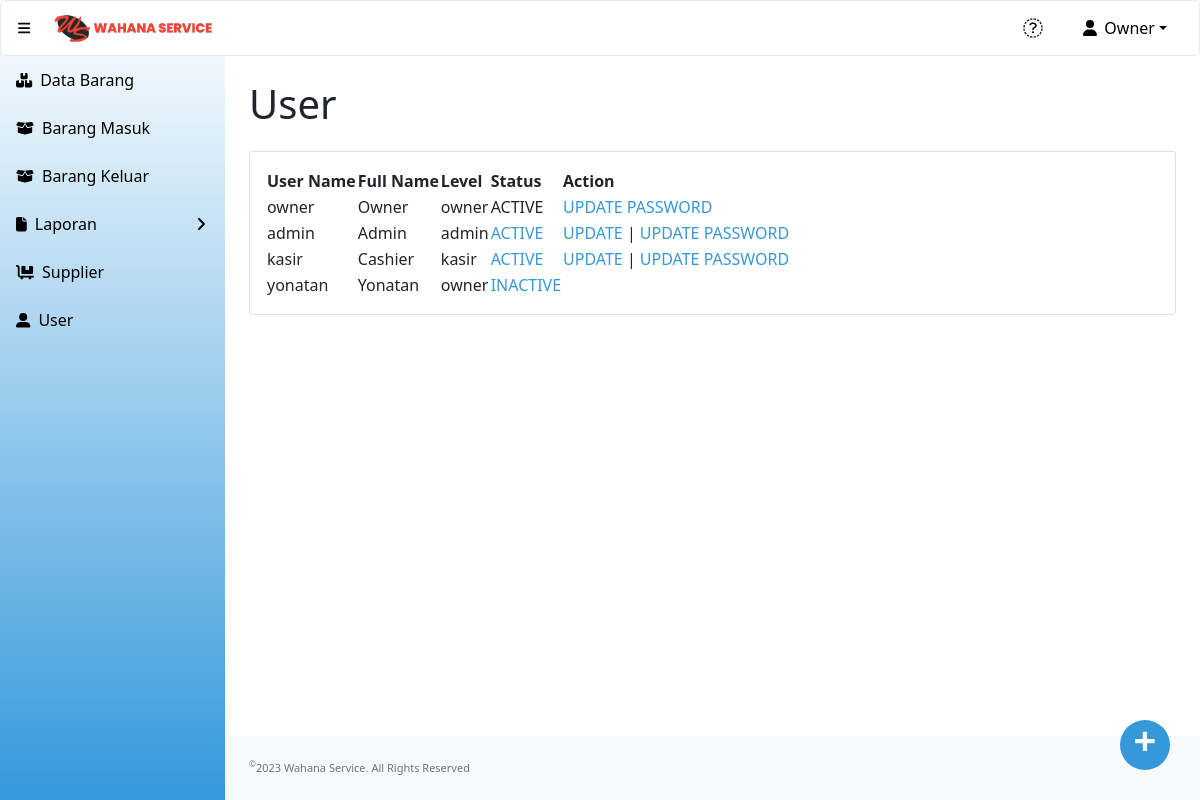
The page /user.php (signed in) on the database its author committed.
### tables this page shows
CREATE TABLE `user` (
  `id` int(11) NOT NULL,
  `username` varchar(50) NOT NULL,
  `password` text NOT NULL,
  `fullname` varchar(50) NOT NULL,
  `level` enum('owner','admin','kasir','INACTIVE') NOT NULL,
  `status_akun` enum('0','1') NOT NULL
);

### user.php (the view, shortened to what this page needs)
<?php
include "conn.php";
?>
<!DOCTYPE html>
<html lang="en">
    <head>
        <link href="https://cdn.jsdelivr.net/npm/simple-datatables@latest/dist/style.css" rel="stylesheet" />
        <link href="css/styles.css" rel="stylesheet" />
    </head>
    <body class="sb-nav-fixed">
    <?php include "head.php"; ?>
        <div id="layoutSidenav">
        <?php include "menu.php"; ?>
            </div>
            <div id="layoutSidenav_content">
                <main>
                    <div class="container-fluid px-4">
                        <h1 class="mt-4" style="padding-bottom:15px";>User</h1>
                        <div class="card mb-4">
                            <div class="card-body">
                                <div class="table-responsive">
                                    <table id="datatablesSimple">
                                        <thead>
                                            <tr>
                                                <th>User Name</th>
                                                <th>Full Name</th>
                                                <th>Level</th>
                                                <th>Status</th>
                                                <th>Action</th>
                                            </tr>
                                        </thead>
                                        <tbody>
                                            <?php
                                                $sSQL="select * from user order by (status_akun) ASC";
                                                $result=mysqli_query($koneksi, $sSQL);
                                                if (mysqli_num_rows($result) > 0)
                                                {
                                                    while ($row=mysqli_fetch_assoc($result))
                                                    {
                                                        $ID = $row['id'];
                                                        $UserName = $row['username'];
                                                        $FullName = $row['fullname'];
                                                        $level= $row['level'];
                                                        $status= $row['status_akun'];
                                                        if ($status == "0") {
                                                            $status_akun = "ACTIVE";
                                                        } else {
                                                            $status_akun = "INACTIVE";
                                                        }
                                            ?>
                                            <tr>
                                                <td><?php echo $UserName;?></td>
                                                <td><?php echo $FullName;?></td>
                                                <td><?php echo $level;?></td>
                                                <td><?php if ($UserName != "owner" && $FullName != "Owner"){
                                                             if ($status == "0"){
                                                                echo "<a href='#active$ID' data-bs-toggle='modal' class='action'>$status_akun";
                                                             }  else if ($status == "1"){
                                                                echo "<a href='#nonactive$ID' data-bs-toggle='modal' class='action'>$status_akun";
                                                             }
                                                            } else {
                                                                echo $status_akun;
                                                            }?>
                                                </td>
                                                <td><?php if ($status == "0"){
                                                            if ($UserName == "owner" && $FullName == "Owner"){
                                                                echo "<a href='update_password.php?id=$ID' class='action'>UPDATE PASSWORD</a>";
                                                            } else {
                                                                echo "<a href='update_user.php?id=$ID' class='action'>UPDATE</a> | ";
                                                                echo "<a href='update_password.php?id=$ID' class='action'>UPDATE PASSWORD</a>";
                                                            }
                                                            } ?> </td>
                                            </tr>
                                            <?php
                                                    }
                                                }
                                            ?>
                                        </tbody>
                                    </table>
                                </div>
                            </div>
                        </div>
                    </div>
                    <a href="add_user.php" class="act-btn">
                        +
                    </a>
                </main>
                <footer class="py-4 bg-light mt-auto">
                    <div class="container-fluid px-4">
                        <div class="d-flex align-items-center justify-content-between small">
                            <div class="text-muted"><sup>&copy;</sup>2023 Wahana Service. All Rights Reserved</div>
                        </div>
                    </div>
                </footer>
            </div>
    </body>
</html>

### rows shown on the page
user: username "owner", fullname "Owner", level "owner", status_akun "ACTIVE"
user: username "admin", fullname "Admin", level "admin", status_akun "ACTIVE"
user: username "kasir", fullname "Cashier", level "kasir", status_akun "ACTIVE"
user: username "yonatan", fullname "Yonatan", level "owner", status_akun "INACTIVE"

### other values the page prints
$_SESSION['fullname'] "Owner"
